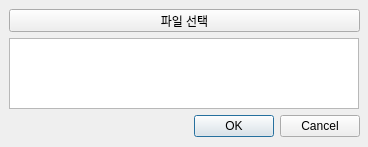
<?xml version="1.0" encoding="UTF-8"?>
<ui version="4.0">
 <class>QMainWindow</class>
 <widget class="QDialog" name="QMainWindow">
  <property name="geometry">
   <rect>
    <x>0</x>
    <y>0</y>
    <width>368</width>
    <height>147</height>
   </rect>
  </property>
  <property name="windowTitle">
   <string>BGA PIN LIST MAKER</string>
  </property>
  <widget class="QDialogButtonBox" name="buttonBox">
   <property name="enabled">
    <bool>true</bool>
   </property>
   <property name="geometry">
    <rect>
     <x>189</x>
     <y>115</y>
     <width>171</width>
     <height>23</height>
    </rect>
   </property>
   <property name="orientation">
    <enum>Qt::Horizontal</enum>
   </property>
   <property name="standardButtons">
    <set>QDialogButtonBox::Cancel|QDialogButtonBox::Ok</set>
   </property>
  </widget>
  <widget class="QTextBrowser" name="filePath">
   <property name="enabled">
    <bool>true</bool>
   </property>
   <property name="geometry">
    <rect>
     <x>9</x>
     <y>38</y>
     <width>350</width>
     <height>71</height>
    </rect>
   </property>
   <property name="maximumSize">
    <size>
     <width>16777215</width>
     <height>1000</height>
    </size>
   </property>
  </widget>
  <widget class="QPushButton" name="fileSelect">
   <property name="geometry">
    <rect>
     <x>9</x>
     <y>9</y>
     <width>351</width>
     <height>23</height>
    </rect>
   </property>
   <property name="text">
    <string>파일 선택</string>
   </property>
  </widget>
 </widget>
 <resources/>
 <connections>
  <connection>
   <sender>buttonBox</sender>
   <signal>accepted()</signal>
   <receiver>QMainWindow</receiver>
   <slot>accept()</slot>
   <hints>
    <hint type="sourcelabel">
     <x>325</x>
     <y>434</y>
    </hint>
    <hint type="destinationlabel">
     <x>157</x>
     <y>274</y>
    </hint>
   </hints>
  </connection>
  <connection>
   <sender>buttonBox</sender>
   <signal>rejected()</signal>
   <receiver>QMainWindow</receiver>
   <slot>reject()</slot>
   <hints>
    <hint type="sourcelabel">
     <x>325</x>
     <y>440</y>
    </hint>
    <hint type="destinationlabel">
     <x>286</x>
     <y>274</y>
    </hint>
   </hints>
  </connection>
 </connections>
</ui>
